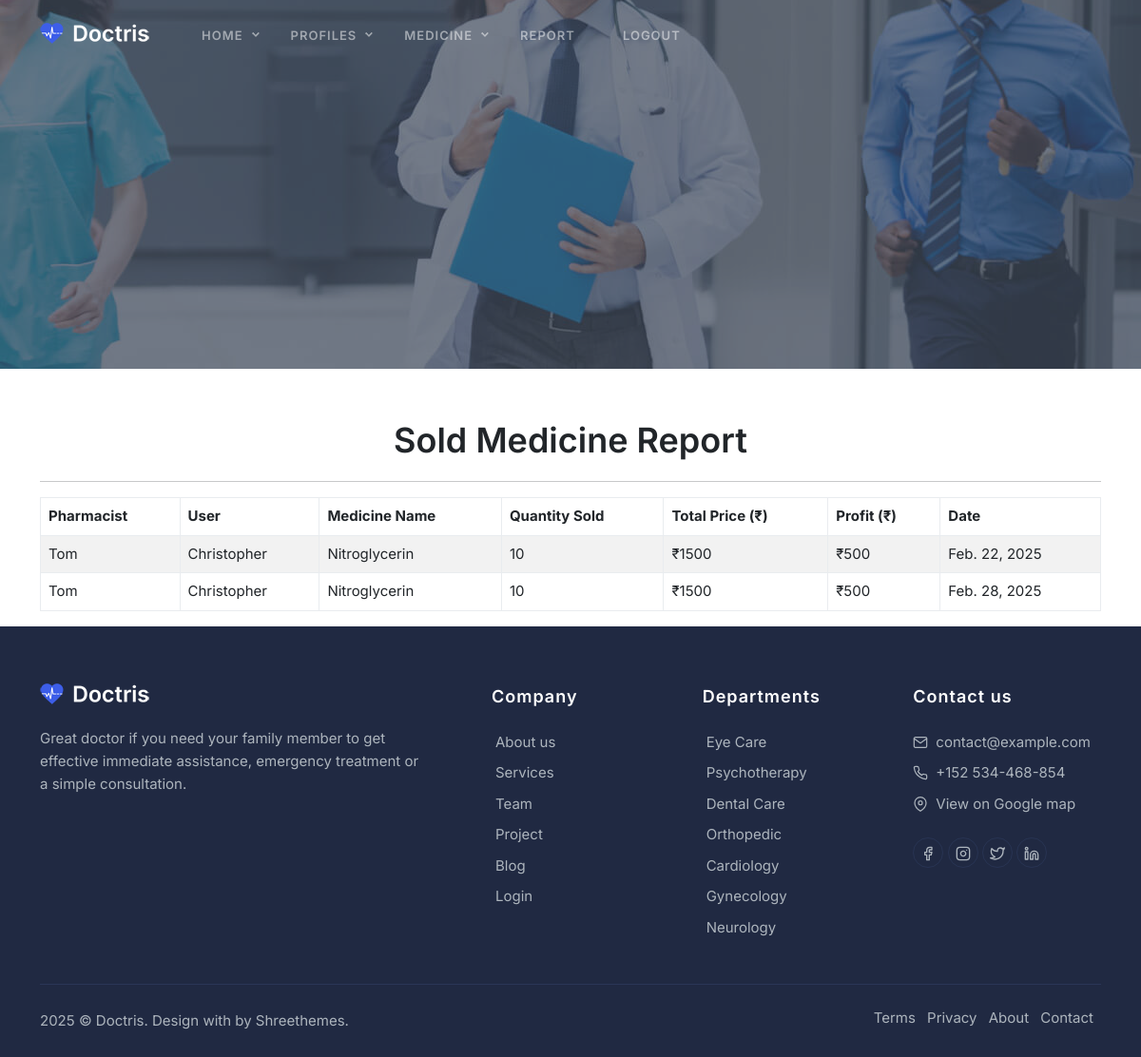
Before: /SoldMedicine/ with the older database file.
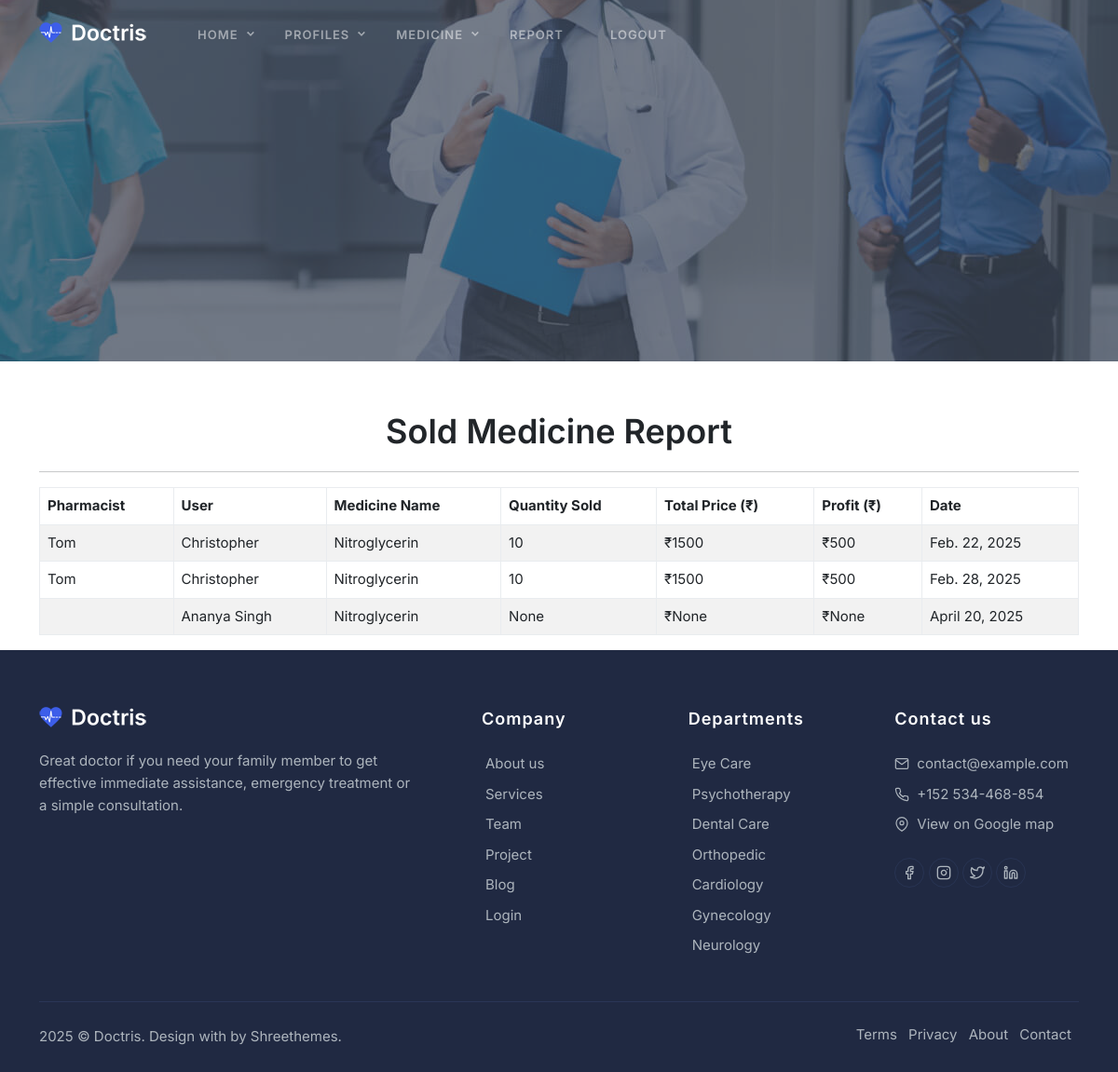
After: the same page with the newer database file.
### myapp/models.py (models this page shows)
class MedicineOrder(models.Model):
    Pharmacist = models.ForeignKey(Pharmacist, on_delete=models.CASCADE, null=True)
    uid = models.ForeignKey(User, on_delete=models.CASCADE, null=True)
    mid = models.ForeignKey(Medicine, on_delete=models.CASCADE, null=True)
    date = models.DateField(auto_now_add=True)
    status = models.CharField(max_length=50, default='in_cart')
    qty = models.IntegerField(null=True)
    total = models.IntegerField(null=True)
    profit = models.IntegerField(null=True, blank=True)  # New field for profit tracking

class Pharmacist(models.Model):
    name = models.CharField(max_length=255)
    email = models.EmailField()
    phone = models.CharField(max_length=15)
    address = models.TextField()
    image = models.FileField(null=True, upload_to="profile")
    loginId = models.ForeignKey(Login, on_delete=models.CASCADE, null=True)
    pharmacy_license_number = models.CharField(max_length=255,null=True)
    pharmacy_name = models.CharField(max_length=255,null=True)

class User(models.Model):
    name = models.CharField(max_length=100, null=True)
    email = models.EmailField(max_length=100, null=True)
    phone = models.IntegerField(null=True, blank=True)
    address = models.CharField(max_length=300, null=True)
    age = models.CharField(max_length=100,null=True)
    gender = models.CharField(max_length=100,null=True)
    image = models.FileField(null=True, upload_to="profile")
    loginId = models.ForeignKey(Login, on_delete=models.CASCADE, null=True)
    blood_group=models.CharField(max_length=200,null=True)

class Medicine(models.Model):
    pid=models.ForeignKey(Pharmacist, on_delete=models.CASCADE, null=True)
    name=models.CharField(max_length=255)
    price=models.IntegerField()
    desc=models.CharField(max_length=255,null=True, blank=True)
    qty=models.IntegerField()
    image = models.FileField(null=True, upload_to="profile")
    date=models.DateField(null=True)
    expiry=models.DateField(null=True)
    side_effects=models.CharField(max_length=255,null=True)
    orginal_Price=models.IntegerField(null=True)

### myapp/views.py (the view)
# urls.py: path('SoldMedicine/',views.SoldMedicine),
def SoldMedicine(request):
    data=MedicineOrder.objects.filter(status="Paid")
    return render(request,'Admin/soldMedicine.html',{'data':data})

### templates/Admin/SoldMedicine.html (shortened to what this page needs)
{% extends "admin/common.html" %}
{% block content %}
<div class="container mt-5">
    <h2 class="text-center">Sold Medicine Report</h2>
    <hr>
    <table class="table table-striped table-bordered">
        <thead class="thead-dark">
            <tr>
                <th>Pharmacist</th>
                <th>User</th>
                <th>Medicine Name</th>
                <th>Quantity Sold</th>
                <th>Total Price (₹)</th>
                <th>Profit (₹)</th>
                <th>Date</th>
            </tr>
        </thead>
        <tbody>
            {% for item in data %}
            <tr>
                <td>{{ item.Pharmacist.name }}</td>
                <td>{{ item.uid.name }}</td>
                <td>{{ item.mid.name }}</td>
                <td>{{ item.qty }}</td>
                <td>₹{{ item.total }}</td>
                <td>₹{{ item.profit }}</td>
                <td>{{ item.date }}</td>
            </tr>
            {% endfor %}
        </tbody>
    </table>
</div>
{% endblock %}

Changed rows visible on the page:
now on this page (row edited): MedicineOrder: uid.name "Ananya Singh", mid.name "Nitroglycerin", qty "None", total "None", profit "None", date "April 20, 2025"
